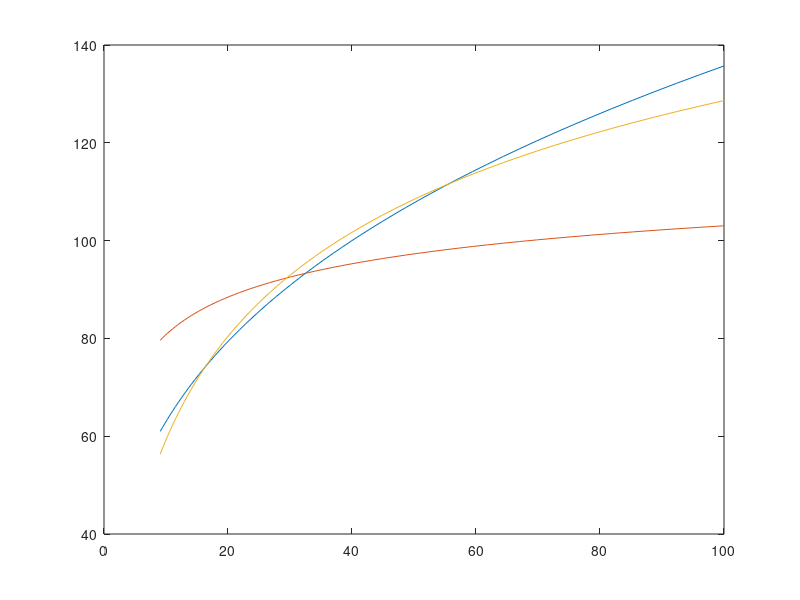

Reproduce this figure in MATLAB.
%% Script to test CES housing function and compare with Cobb-Douglas
% For now, simple simulations


% Assume a negative exponential function for rents
x = 0:1:60;
R = 100.*exp(-0.04*x);

% Parameters
b = 0.25;
a = 0.75;
K = 10; % scale, does not matter a lot here
rho_delta = 0.1;

% Cobb-Douglas
H_cd = K^(1/a) .* (b.*R./(rho_delta)).^(b/a);

% CES
b = 1.90;
a = 0.90;
sigma = 0.75; % sigma = 0.75; % elasticity of substitution
K_CES = K*10;
H_ces = K_CES.*a^(-sigma/(1-sigma)) .* (1 - b^sigma.*(rho_delta./(K_CES.*R)).^(1-sigma)).^(sigma/(1-sigma));

% CES 2
b = 0.90;
a = 0.1;
sigma = 0.75; % sigma = 0.75; % elasticity of substitution
K_CES = K/36;
H_ces_2 = K_CES.*a^(-sigma/(1-sigma)) .* (1 - b^sigma.*(rho_delta./(K_CES.*R)).^(1-sigma)).^(sigma/(1-sigma));


% Compare two functions
close all
plot(R,H_cd)
hold on 
plot(R,H_ces)
plot(R,H_ces_2)


% Compare two functions
% close all
% plot(x,H_cd)
% hold on 
% plot(x,H_ces)

